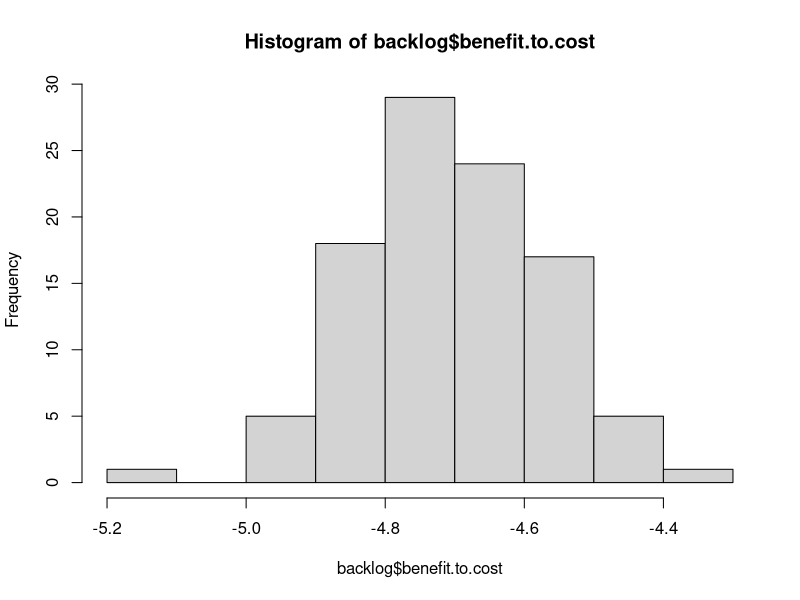
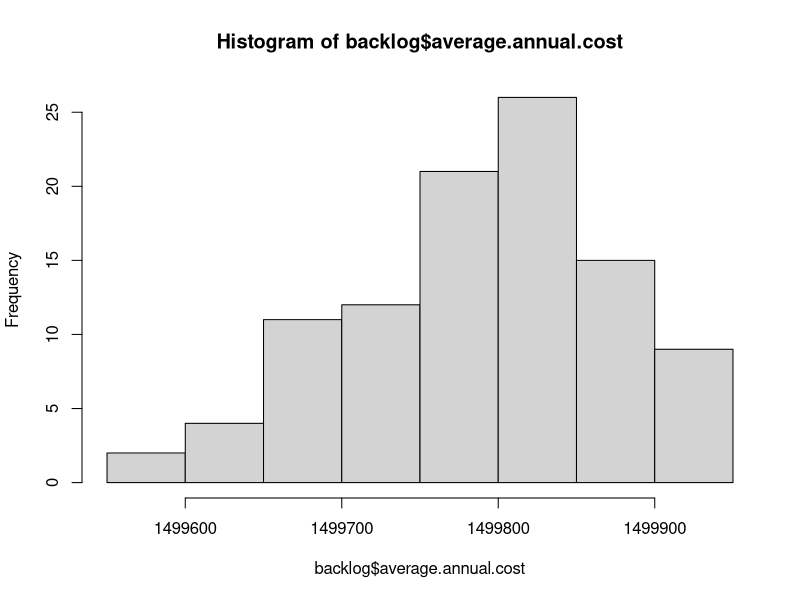
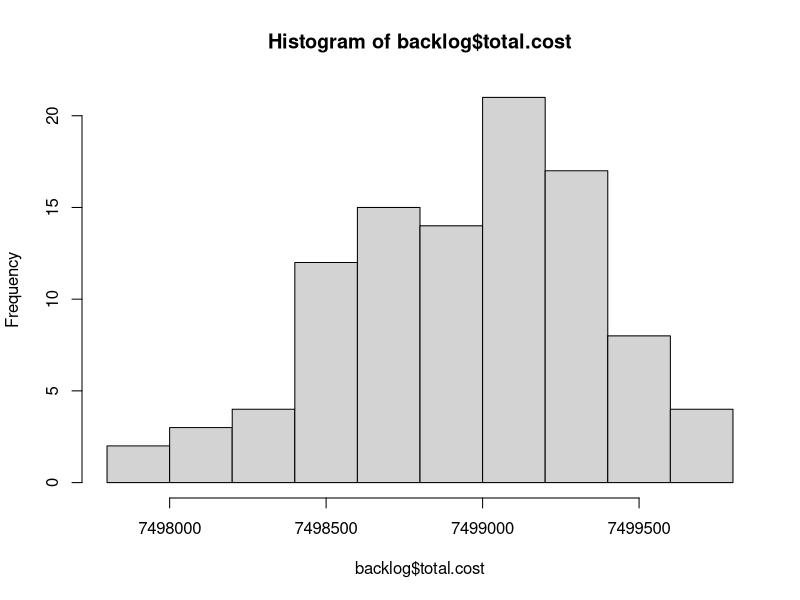
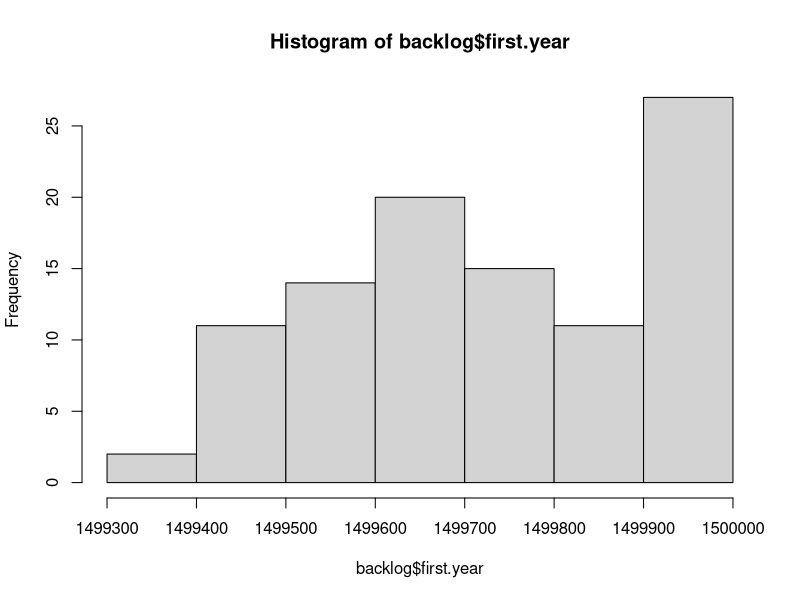

Here is the R script that generated these plots, in order: (Note: this script raises an error after producing the figures.)
# Read Me ####
# This code analyzes data from FST, the City's pavement consultant
# It models the cost and PCI degredation in order to optimize pavement decisions
# OCI value = PCI.  Note these scores are from November 2012.
# Created By Daniel Hadley

# Considerations: 
# 1. The knapsack approximates an optimal outcome, but needs to be inspected in cases where the 
# limit is low,E.g., http://oucsace.cs.ohiou.edu/~razvan/courses/cs4040/lecture16.pdf
# 2. The model makes assumptions about the differences in PCI reset of various treatment types.
# It assumes that patching only resets to PCI + 6, for example. 

library("plyr")


# Import data ####
setwd("K:/Somerstat/Common/Data/2014 StreetStat/PCI_Code")
# setwd ("~/Documents/Git/PCI_Code") #at home
d <- read.csv("PCI.csv")


# Create new variables #### 
d$sq.ft <- d$PavementWi * d$Length # Sq. Feet
d$sq.yd <- d$sq.ft * 0.111111 # Sq. Yards


# Functions needed for the model: ####
# f(Age) = PCI, f(PCI) = AGE, f(Age, Pave, Old PCI) = New PCI 
# f(PCI) = AGE, f(PCI) = Cost, f(knapsack) = pave 

# f(Age) = PCI
# Referenes below
# http://onlinepubs.trb.org/onlinepubs/conferences/2012/assetmgmt/presentations/Data-A-Ramirez-Flores-Chang-Albitres.pdf
# https://repository.tamu.edu/bitstream/handle/1969.1/ETD-TAMU-2009-05-317/DESHMUKH-THESIS.pdf?sequence=2
# http://www.mylongview.com/modules/showdocument.aspx?documentid=631
# See AnalyzePCI.R
PCIf <- function(AGE){ 
  PCI <- ifelse(d$Functional == "CO - Collector", 100 - (106/((log(79/AGE))^(1/.48))),
                ifelse(d$Functional == "AR - Arterial", 100 - (109/((log(88/AGE))^(1/.58))),
                       100 - (97/((log(110/AGE))^(1/.61)))
                ))
  return(PCI)
}


# f(PCI, Function, Sq.yd) = Cost 
Costf <- function(OCI, Functional, sq.yd){ 
  Cost <- ifelse((OCI >= 68) & (OCI < 88), 1.8,
         ifelse((OCI >= 47) & (OCI < 68), 18.50,
                ifelse((OCI >= 25) & (OCI < 47) & (Functional == "RT - Residential Local"), 76.80,
                       ifelse((OCI >= 25) & (OCI < 47) & (Functional == "RE - Residential Dead End"), 76.80,
                              ifelse((OCI >= 25) & (OCI < 47) & (Functional == "CO - Collector" ), 91.10,
                                     ifelse((OCI >= 25) & (OCI < 47) & (Functional == "AR - Arterial"), 91.10,
                                            ifelse((OCI >= 0) & (OCI < 25) & (Functional == "RT - Residential Local"), 139.80,
                                                   ifelse((OCI >= 0) & (OCI < 25) & (Functional == "RE - Residential Dead End"), 139.80,
                                                          ifelse((OCI >= 0) & (OCI < 25) & (Functional == "CO - Collector"), 147.70,
                                                                 ifelse((OCI >= 0) & (OCI < 25) & (Functional == "AR - Arterial"), 162.10,
                                                                        ifelse(OCI >= 88, 0, 360)))))))))))
  return(Cost*sq.yd)
}


#f(Pave, Previous Year's Moritorium) = Moritorium
Moritoriumf <- function(Pave, MoritoriumX){
  Moritorium <- ifelse(Pave == 1, 1, 
                       ifelse((MoritoriumX > 0) & (MoritoriumX < 3), 1 + MoritoriumX,
                              0 
                              ))
  return(Moritorium)
}


# f(PCI) = delta
# This takes the current PCI and calculates the difference between that and the PCI post treatment
# This is essentially the "value" in the knapsack algo
# The penultimate line ensures that during the moratorium (3 years after work is done), that
# street is not selected for maintenance yet
Deltaf <- function(OldOCI, sq.yd, Moratorium){ 
   Delta <- ifelse((OldOCI >= 68) & (OldOCI < 88) & (Moratorium == 0), ((OldOCI + 8) * sq.yd) - (OldOCI * sq.yd),
                   ifelse((OldOCI >= 47) & (OldOCI < 68) & (Moratorium == 0), ((OldOCI + 7) * sq.yd) - (OldOCI * sq.yd),
                   # why + 8 and +9: http//www.ci.san-ramon.ca.us/engr/pavement.html
                   ifelse((OldOCI >= 25) & (OldOCI < 47) & (Moratorium == 0), (96 * sq.yd) - (OldOCI * sq.yd),
                          ifelse(Moratorium != 0, 0, 
                          (100 * sq.yd) - (OldOCI * sq.yd)
                                 ))))                      
  return(Delta)
}


# # f(value, weight, limit ) = pave. This is the OLD Pave function
# # This is a greedy approximation to the Knapsack algorithm
# knapsack <- function(value, weight, limit){
#   benefit.to.cost <- value / weight #Create ratio
#   df = data.frame(value, weight, benefit.to.cost) # turn it into a DF
#   df$ID <- (1:nrow(df)) # add ID to resort later
#   df <- df[with(df, order(-benefit.to.cost)), ] # Sort by benefit.to.cost
#   rownames(df) <- NULL # Reset the row names for easier indexing
#   df$total.weight <- ifelse(cumsum(df$weight) <= limit, cumsum(df$weight), 0) # Add first items that fit
#   # I need to add a break here if nothing fits in the bag on the first pass
#   for(i in 2:nrow(df)){ #Start in row 2 because some values have been added above
#     df$total.weight[i] <- ifelse(df$weight[i] + df$total.weight[i-1] <= limit, # If adding won't go over limit
#                                  df$weight[i] + df$total.weight[i-1], df$total.weight[i-1]) # If it will, keep Weight the same
#   }
#   df$add <- 0
#   df$add[1] <- ifelse(df$total.weight[1] > 0, 1, 0)
#   for(i in 2:nrow(df)){ #Start in row 2 
#     df$add[i] <- ifelse(df$total.weight[i] > df$total.weight[i-1], 1, 0) # 1 if it has been added
#   }
#   df$add <- ifelse(df$benefit.to.cost == 0, 0, df$add) #To avoid paving streets under moratorium
#   df$add <- ifelse(df$value == 0, 0, df$add)
#   df <- df[with(df, order(ID)), ] # Resort by ID
#   rownames(df) <- NULL # Reset the row names for easier indexing
#   return(df$add)
# }


# f(value, weight, limit preventive maintenance, limit reconstruction) = pave. This is the basic Pave function
# This is a greedy approximation to the Knapsack algorithm
knapsack <- function(value, weight, limitPM, limitR, PCI){
  benefit.to.cost <- value / weight #Create ratio
  df = data.frame(value, weight, benefit.to.cost, PCI) # turn it into a DF
  df$ID <- (1:nrow(df)) # add ID to resort later
  df <- df[with(df, order(-benefit.to.cost)), ] # Sort by benefit.to.cost
  rownames(df) <- NULL # Reset the row names for easier indexing
  df$total.weight <- ifelse(cumsum(df$weight) <= limitPM, cumsum(df$weight), 0) # Add first items that fit
  # I need to add a break here if nothing fits in the bag on the first pass
  for(i in 2:nrow(df)){ #Start in row 2 because some values have been added above
    df$total.weight[i] <- ifelse(df$weight[i] + df$total.weight[i-1] <= limitPM, # If adding won't go over limit
                                 df$weight[i] + df$total.weight[i-1], df$total.weight[i-1]) # If it will, keep Weight the same
  }
  df$add <- 0
  df$add[1] <- ifelse(df$total.weight[1] > 0, 1, 0)
  for(i in 2:nrow(df)){ #Start in row 2 
    df$add[i] <- ifelse(df$total.weight[i] > df$total.weight[i-1], 1, 0) # 1 if it has been added
  }
  df$add <- ifelse(df$benefit.to.cost == 0, 0, df$add) #To avoid paving streets under moratorium
  df$add <- ifelse(df$value == 0, 0, df$add)
  # Now do it all again for full reconstruction of the worst streets
  df <- df[with(df, order(PCI)), ] # Sort by PCI
  rownames(df) <- NULL # Reset the row names for easier indexing
  df$total.weight.a <- ifelse(cumsum(df$weight) <= limitR, cumsum(df$weight), 0) # Add first items that fit
  # I need to add a break here if nothing fits in the bag on the first pass
  for(i in 2:nrow(df)){ #Start in row 2 because some values have been added above
    df$total.weight.a[i] <- ifelse(df$weight[i] + df$total.weight.a[i-1] <= limitR, # If adding won't go over limit
                                 df$weight[i] + df$total.weight.a[i-1], df$total.weight.a[i-1]) # If it will, keep Weight the same
  }
  df$add.a <- 0
  df$add.a[1] <- ifelse(df$total.weight.a[1] > 0, 1, 0)
  for(i in 2:nrow(df)){ #Start in row 2 
    df$add.a[i] <- ifelse(df$total.weight.a[i] > df$total.weight.a[i-1], 1, 0) # 1 if it has been added
  }
  df$add.a <- ifelse(df$benefit.to.cost == 0, 0, df$add.a) #To avoid paving streets under moratorium
  df$add.a <- ifelse(df$value == 0, 0, df$add.a)
  # now resort
  df <- df[with(df, order(ID)), ] # Resort by ID
  rownames(df) <- NULL # Reset the row names for easier indexing
  df$pave <- df$add + df$add.a
  return(df$pave)
}


# f(Age, Pave, Old PCI) = New PCI
# See AnalyzePCI.R
NewPCIf <- function(AGE, Pave, OldOCI){
  NewPCI <- ifelse((OldOCI >= 68) & (OldOCI < 88) & (Pave == 1), OldOCI + 8,
                   # why + 7: http//www.ci.san-ramon.ca.us/engr/pavement.html
                   ifelse((OldOCI >= 47) & (OldOCI < 68) & (Pave == 1), OldOCI + 7,
                          ifelse((OldOCI >= 25) & (OldOCI < 47) & (Pave == 1), 96, 
                                 # http://www.mylongview.com/modules/showdocument.aspx?documentid=631
                                 ifelse((OldOCI >= 0) & (OldOCI < 25) & (Pave == 1), 100,
                                        ifelse((d$Functional == "CO - Collector") & (Pave == 0), 100 - (106/((log(79/AGE))^(1/.48))),
                                               ifelse((d$Functional == "AR - Arterial") & (Pave == 0), 100 - (109/((log(88/AGE))^(1/.58))),
                                                      100 - (97/((log(110/AGE))^(1/.61)))
                                 ))))))                      
  return(NewPCI)
}


# f(NewPCI) = New Age
Agef <- function(NewPCI){
  NewAge <- ifelse((d$Functional == "CO - Collector"), 79*(2.71828^(-9.37879/(100-NewPCI)^0.48)),
                   ifelse((d$Functional == "AR - Arterial"), 88*(2.71828^(-15.1952/(100-NewPCI)^0.58)),
                          110*(2.71828^(-16.2904/(100-NewPCI)^0.61))
                   ))
                   
  return(NewAge)
}


# Final model ####

d$Age <- Agef(d$OCI) # Estimated age in Nov 2012
  d$backlog <- Costf(d$OCI, d$Functional, d$sq.yd) # Backlog in Nov 2012
  d$Moritorium <- 0 # Hold for three years between routine maintenance 
  d$Delta.a <- Deltaf(d$OCI, d$sq.yd, d$Moritorium) # Difference between old OCI and potential OCI
  d$Pave.a <- knapsack(d$Delta.a, d$backlog, 1000000, 1000000, d$OCI) # Pave or not in spring 2013
  d$cost.a <- ifelse(d$Pave.a == 1, Costf(d$OCI, d$Functional, d$sq.yd),0) #The cost to pave the selected streets
  d$Moritorium.a <- Moritoriumf(d$Pave.a, d$Moritorium) #if work has been done, hold for 3 years
  d$Age.Tmp <- (1 + d$Age) #Temporary to do the new PCI calculation
  d$PCI.a <-  NewPCIf(d$Age.Tmp, d$Pave.a, d$OCI)
  d$Age.a <- Agef(d$PCI.a) # The new "age" in Nov 2013. E.g., crack and seal streets are not brand new.
d$backlog.a <- Costf(d$PCI.a, d$Functional, d$sq.yd) #Backlog in Nov 2013
  d$Delta.b <- Deltaf(d$PCI.a, d$sq.yd, d$Moritorium.a)
  d$Pave.b <- knapsack(d$Delta.b, d$backlog.a, 1000000, 1000000, d$PCI.a)
  d$cost.b <- ifelse(d$Pave.b == 1, Costf(d$PCI.a, d$Functional, d$sq.yd),0)
  d$Moritorium.b <- Moritoriumf(d$Pave.b, d$Moritorium.a)
  d$Age.Tmp <- (1 + d$Age.a) 
  d$PCI.b <-  NewPCIf(d$Age.Tmp, d$Pave.b, d$PCI.a)
  d$Age.b <- Agef(d$PCI.b)
d$backlog.b <- Costf(d$PCI.b, d$Functional, d$sq.yd)
  d$Delta.c <- Deltaf(d$PCI.b, d$sq.yd, d$Moritorium.b)
  d$Pave.c <- knapsack(d$Delta.c, d$backlog.b, 1000000, 1000000, d$PCI.b)
  d$cost.c <- ifelse(d$Pave.c == 1, Costf(d$PCI.b, d$Functional, d$sq.yd),0)
  d$Moritorium.c <- Moritoriumf(d$Pave.c, d$Moritorium.b)
  d$Age.Tmp <- (1 + d$Age.b) 
  d$PCI.c <-  NewPCIf(d$Age.Tmp, d$Pave.c, d$PCI.b)
  d$Age.c <- Agef(d$PCI.c)
d$backlog.c <- Costf(d$PCI.c, d$Functional, d$sq.yd)
  d$Delta.d <- Deltaf(d$PCI.c, d$sq.yd, d$Moritorium.c)
  d$Pave.d <- knapsack(d$Delta.d, d$backlog.c, 1000000, 1000000, d$PCI.c)
  d$cost.d <- ifelse(d$Pave.d == 1, Costf(d$PCI.c, d$Functional, d$sq.yd),0)
  d$Moritorium.d <- Moritoriumf(d$Pave.d, d$Moritorium.c)
  d$Age.Tmp <- (1 + d$Age.c) 
  d$PCI.d <-  NewPCIf(d$Age.Tmp, d$Pave.d, d$PCI.c)
  d$Age.d <- Agef(d$PCI.d)
d$backlog.d <- Costf(d$PCI.d, d$Functional, d$sq.yd)
  d$Delta.e <- Deltaf(d$PCI.d, d$sq.yd, d$Moritorium.d)
  d$Pave.e <- knapsack(d$Delta.e, d$backlog.d, 1000000, 1000000, d$PCI.d)
  d$cost.e <- ifelse(d$Pave.e == 1, Costf(d$PCI.d, d$Functional, d$sq.yd),0)
  d$Moritorium.e <- Moritoriumf(d$Pave.e, d$Moritorium.d)
  d$Age.Tmp <- (1 + d$Age.d) 
  d$PCI.e <-  NewPCIf(d$Age.Tmp, d$Pave.e, d$PCI.d)
  d$Age.e <- Agef(d$PCI.e)
d$backlog.e <- Costf(d$PCI.e, d$Functional, d$sq.yd)


# Final model wrapped in a function ####

# f(n) = output
Modelf <- function(n){
  d$Age <- Agef(d$OCI) # Estimated age in Nov 2012
  d$backlog <- Costf(d$OCI, d$Functional, d$sq.yd) # Backlog in Nov 2012
  d$Moritorium <- 0 # Hold for three years between routine maintenance 
  d$Delta.a <- Deltaf(d$OCI, d$sq.yd, d$Moritorium) # Difference between old OCI and potential OCI
  d$Pave.a <- knapsack(d$Delta.a, d$backlog, 1000000, 1000000, d$OCI) # Pave or not in spring 2013
  d$cost.a <- ifelse(d$Pave.a == 1, Costf(d$OCI, d$Functional, d$sq.yd),0) #The cost to pave the selected streets
  d$Moritorium.a <- Moritoriumf(d$Pave.a, d$Moritorium) #if work has been done, hold for 3 years
  d$Age.Tmp <- (1 + d$Age) #Temporary to do the new PCI calculation
  d$PCI.a <-  NewPCIf(d$Age.Tmp, d$Pave.a, d$OCI)
  d$Age.a <- Agef(d$PCI.a) # The new "age" in Nov 2013. E.g., crack and seal streets are not brand new.
  d$backlog.a <- Costf(d$PCI.a, d$Functional, d$sq.yd) #Backlog in Nov 2013
  d$Delta.b <- Deltaf(d$PCI.a, d$sq.yd, d$Moritorium.a)
  d$Pave.b <- knapsack(d$Delta.b, d$backlog.a, 1000000, 1000000, d$PCI.a)
  d$cost.b <- ifelse(d$Pave.b == 1, Costf(d$PCI.a, d$Functional, d$sq.yd),0)
  d$Moritorium.b <- Moritoriumf(d$Pave.b, d$Moritorium.a)
  d$Age.Tmp <- (1 + d$Age.a) 
  d$PCI.b <-  NewPCIf(d$Age.Tmp, d$Pave.b, d$PCI.a)
  d$Age.b <- Agef(d$PCI.b)
  d$backlog.b <- Costf(d$PCI.b, d$Functional, d$sq.yd)
  d$Delta.c <- Deltaf(d$PCI.b, d$sq.yd, d$Moritorium.b)
  d$Pave.c <- knapsack(d$Delta.c, d$backlog.b, 1000000, 1000000, d$PCI.b)
  d$cost.c <- ifelse(d$Pave.c == 1, Costf(d$PCI.b, d$Functional, d$sq.yd),0)
  d$Moritorium.c <- Moritoriumf(d$Pave.c, d$Moritorium.b)
  d$Age.Tmp <- (1 + d$Age.b) 
  d$PCI.c <-  NewPCIf(d$Age.Tmp, d$Pave.c, d$PCI.b)
  d$Age.c <- Agef(d$PCI.c)
  d$backlog.c <- Costf(d$PCI.c, d$Functional, d$sq.yd)
  d$Delta.d <- Deltaf(d$PCI.c, d$sq.yd, d$Moritorium.c)
  d$Pave.d <- knapsack(d$Delta.d, d$backlog.c, 1000000, 1000000, d$PCI.c)
  d$cost.d <- ifelse(d$Pave.d == 1, Costf(d$PCI.c, d$Functional, d$sq.yd),0)
  d$Moritorium.d <- Moritoriumf(d$Pave.d, d$Moritorium.c)
  d$Age.Tmp <- (1 + d$Age.c) 
  d$PCI.d <-  NewPCIf(d$Age.Tmp, d$Pave.d, d$PCI.c)
  d$Age.d <- Agef(d$PCI.d)
  d$backlog.d <- Costf(d$PCI.d, d$Functional, d$sq.yd)
  d$Delta.e <- Deltaf(d$PCI.d, d$sq.yd, d$Moritorium.d)
  d$Pave.e <- knapsack(d$Delta.e, d$backlog.d, 1000000, 1000000, d$PCI.d)
  d$cost.e <- ifelse(d$Pave.e == 1, Costf(d$PCI.d, d$Functional, d$sq.yd),0)
  d$Moritorium.e <- Moritoriumf(d$Pave.e, d$Moritorium.d)
  d$Age.Tmp <- (1 + d$Age.d) 
  d$PCI.e <-  NewPCIf(d$Age.Tmp, d$Pave.e, d$PCI.d)
  d$Age.e <- Agef(d$PCI.e)
  d$backlog.e <- Costf(d$PCI.e, d$Functional, d$sq.yd)
#   Now create the outputs
backlog <- sum(d$backlog.e)
backlog.reduction <- (sum(d$backlog)) - (sum(d$backlog.e))
total.cost <- sum(d$cost.a, d$cost.b, d$cost.c, d$cost.d, d$cost.e)
benefit.to.cost <- backlog.reduction / total.cost
average.annual.cost <- ((sum(d$cost.a)) + (sum(d$cost.b)) + (sum(d$cost.c)) + 
                          (sum(d$cost.d)) + (sum(d$cost.e))) / 5
first.year <- sum(d$cost.a)
output <- list(backlog, backlog.reduction, total.cost, benefit.to.cost, average.annual.cost, first.year)
return(output)
}

Modelf(1)


# Stochastic Model for comparison ####
# f(value, weight, limit ) = pave. 
# This is a greedy approximation to the Knapsack algorithm
knapsack <- function(value, weight, limit){
  benefit.to.cost <- sample(1:573, 573, replace=F) #Instead of real ratio, make it random
  df = data.frame(value, weight, benefit.to.cost) # turn it into a DF
  df$ID <- (1:nrow(df)) # add ID to resort later
  df <- df[with(df, order(-benefit.to.cost)), ] # Sort by benefit.to.cost
  rownames(df) <- NULL # Reset the row names for easier indexing
  df$total.weight <- ifelse(cumsum(df$weight) <= limit, cumsum(df$weight), 0) # Add first items that fit
  # I need to add a break here if nothing fits in the bag on the first pass
  for(i in 2:nrow(df)){ #Start in row 2 because some values have been added above
    df$total.weight[i] <- ifelse(df$weight[i] + df$total.weight[i-1] <= limit, # If adding won't go over limit
                                 df$weight[i] + df$total.weight[i-1], df$total.weight[i-1]) # If it will, keep Weight the same
  }
  df$add <- 0
  df$add[1] <- ifelse(df$total.weight[1] > 0, 1, 0)
  for(i in 2:nrow(df)){ #Start in row 2 
    df$add[i] <- ifelse(df$total.weight[i] > df$total.weight[i-1], 1, 0) # 1 if it has been added
  }
  df <- df[with(df, order(ID)), ] # Resort by ID
  rownames(df) <- NULL # Reset the row names for easier indexing
  return(df$add)
}


Modelf <- function(n){
  d$Age <- Agef(d$OCI) # Estimated age in Nov 2012
  d$backlog <- Costf(d$OCI, d$Functional, d$sq.yd) # Backlog in Nov 2012
  d$Moritorium <- 0 # Hold for three years between routine maintenance 
  d$Delta.a <- Deltaf(d$OCI, d$sq.yd, d$Moritorium) # Difference between old OCI and potential OCI
  d$Pave.a <- knapsack(d$Delta.a, d$backlog, 1500000) # Pave or not in spring 2013
  d$cost.a <- ifelse(d$Pave.a == 1, Costf(d$OCI, d$Functional, d$sq.yd),0) #The cost to pave the selected streets
  d$Moritorium.a <- Moritoriumf(d$Pave.a, d$Moritorium) #if work has been done, hold for 3 years
  d$Age.Tmp <- (1 + d$Age) #Temporary to do the new PCI calculation
  d$PCI.a <-  NewPCIf(d$Age.Tmp, d$Pave.a, d$OCI)
  d$Age.a <- Agef(d$PCI.a) # The new "age" in Nov 2013. E.g., crack and seal streets are not brand new.
  d$backlog.a <- Costf(d$PCI.a, d$Functional, d$sq.yd) #Backlog in Nov 2013
  d$Delta.b <- Deltaf(d$PCI.a, d$sq.yd, d$Moritorium.a)
  d$Pave.b <- knapsack(d$Delta.b, d$backlog.a, 1500000)
  d$cost.b <- ifelse(d$Pave.b == 1, Costf(d$PCI.a, d$Functional, d$sq.yd),0)
  d$Moritorium.b <- Moritoriumf(d$Pave.b, d$Moritorium.a)
  d$Age.Tmp <- (1 + d$Age.a) 
  d$PCI.b <-  NewPCIf(d$Age.Tmp, d$Pave.b, d$PCI.a)
  d$Age.b <- Agef(d$PCI.b)
  d$backlog.b <- Costf(d$PCI.b, d$Functional, d$sq.yd)
  d$Delta.c <- Deltaf(d$PCI.b, d$sq.yd, d$Moritorium.b)
  d$Pave.c <- knapsack(d$Delta.c, d$backlog.b, 1500000)
  d$cost.c <- ifelse(d$Pave.c == 1, Costf(d$PCI.b, d$Functional, d$sq.yd),0)
  d$Moritorium.c <- Moritoriumf(d$Pave.c, d$Moritorium.b)
  d$Age.Tmp <- (1 + d$Age.b) 
  d$PCI.c <-  NewPCIf(d$Age.Tmp, d$Pave.c, d$PCI.b)
  d$Age.c <- Agef(d$PCI.c)
  d$backlog.c <- Costf(d$PCI.c, d$Functional, d$sq.yd)
  d$Delta.d <- Deltaf(d$PCI.c, d$sq.yd, d$Moritorium.c)
  d$Pave.d <- knapsack(d$Delta.d, d$backlog.c, 1500000)
  d$cost.d <- ifelse(d$Pave.d == 1, Costf(d$PCI.c, d$Functional, d$sq.yd),0)
  d$Moritorium.d <- Moritoriumf(d$Pave.d, d$Moritorium.c)
  d$Age.Tmp <- (1 + d$Age.c) 
  d$PCI.d <-  NewPCIf(d$Age.Tmp, d$Pave.d, d$PCI.c)
  d$Age.d <- Agef(d$PCI.d)
  d$backlog.d <- Costf(d$PCI.d, d$Functional, d$sq.yd)
  d$Delta.e <- Deltaf(d$PCI.d, d$sq.yd, d$Moritorium.d)
  d$Pave.e <- knapsack(d$Delta.e, d$backlog.d, 1500000)
  d$cost.e <- ifelse(d$Pave.e == 1, Costf(d$PCI.d, d$Functional, d$sq.yd),0)
  d$Moritorium.e <- Moritoriumf(d$Pave.e, d$Moritorium.d)
  d$Age.Tmp <- (1 + d$Age.d) 
  d$PCI.e <-  NewPCIf(d$Age.Tmp, d$Pave.e, d$PCI.d)
  d$Age.e <- Agef(d$PCI.e)
  d$backlog.e <- Costf(d$PCI.e, d$Functional, d$sq.yd)
  #   Now create the outputs
  backlog <- sum(d$backlog.e)
  backlog.reduction <- (sum(d$backlog)) - (sum(d$backlog.e))
  total.cost <- sum(d$cost.a, d$cost.b, d$cost.c, d$cost.d, d$cost.e)
  benefit.to.cost <- backlog.reduction / total.cost
  average.annual.cost <- ((sum(d$cost.a)) + (sum(d$cost.b)) + (sum(d$cost.c)) + 
                            (sum(d$cost.d)) + (sum(d$cost.e))) / 5
  first.year <- sum(d$cost.a)
  output <- list(backlog, backlog.reduction, total.cost, benefit.to.cost, average.annual.cost, first.year)
  return(output)
}

Modelf(1)

# Now run the function X number of times
# http://stats.stackexchange.com/questions/7999/how-to-efficiently-repeat-a-function-on-a-data-set-in-r
library("plyr")
l <- alply(cbind(rep(100,100),rep(20,10)),1,Modelf)
backlog <- data.frame(matrix(unlist(l), nrow=100, byrow=T))
colnames(backlog) <- c("backlog", "backlog.reduction", "total.cost", "benefit.to.cost", 
                       "average.annual.cost", "first.year")

hist(backlog$benefit.to.cost)
hist(backlog$average.annual.cost)
hist(backlog$total.cost)
hist(backlog$first.year)


# Final model for comparison to consultant: cap = $2m + $2m worst streets  ####
# Backlog after 5 years for consultant spending $4.5 m is $81,115,018 m.

# f(n) = output
Modelf <- function(n){
  d$Age <- Agef(d$OCI) # Estimated age in Nov 2012
  d$backlog <- Costf(d$OCI, d$Functional, d$sq.yd) # Backlog in Nov 2012
  d$Moritorium <- 0 # Hold for three years between routine maintenance 
  d$Delta.a <- Deltaf(d$OCI, d$sq.yd, d$Moritorium) # Difference between old OCI and potential OCI
  d$Pave.a <- knapsack(d$Delta.a, d$backlog, 2000000, 2000000, d$OCI) # Pave or not in spring 2013
  d$cost.a <- ifelse(d$Pave.a == 1, Costf(d$OCI, d$Functional, d$sq.yd),0) #The cost to pave the selected streets
  d$Moritorium.a <- Moritoriumf(d$Pave.a, d$Moritorium) #if work has been done, hold for 3 years
  d$Age.Tmp <- (1 + d$Age) #Temporary to do the new PCI calculation
  d$PCI.a <-  NewPCIf(d$Age.Tmp, d$Pave.a, d$OCI)
  d$Age.a <- Agef(d$PCI.a) # The new "age" in Nov 2013. E.g., crack and seal streets are not brand new.
  d$backlog.a <- Costf(d$PCI.a, d$Functional, d$sq.yd) #Backlog in Nov 2013
  d$Delta.b <- Deltaf(d$PCI.a, d$sq.yd, d$Moritorium.a)
  d$Pave.b <- knapsack(d$Delta.b, d$backlog.a, 2000000, 2000000, d$PCI.a)
  d$cost.b <- ifelse(d$Pave.b == 1, Costf(d$PCI.a, d$Functional, d$sq.yd),0)
  d$Moritorium.b <- Moritoriumf(d$Pave.b, d$Moritorium.a)
  d$Age.Tmp <- (1 + d$Age.a) 
  d$PCI.b <-  NewPCIf(d$Age.Tmp, d$Pave.b, d$PCI.a)
  d$Age.b <- Agef(d$PCI.b)
  d$backlog.b <- Costf(d$PCI.b, d$Functional, d$sq.yd)
  d$Delta.c <- Deltaf(d$PCI.b, d$sq.yd, d$Moritorium.b)
  d$Pave.c <- knapsack(d$Delta.c, d$backlog.b, 2000000, 2000000, d$PCI.b)
  d$cost.c <- ifelse(d$Pave.c == 1, Costf(d$PCI.b, d$Functional, d$sq.yd),0)
  d$Moritorium.c <- Moritoriumf(d$Pave.c, d$Moritorium.b)
  d$Age.Tmp <- (1 + d$Age.b) 
  d$PCI.c <-  NewPCIf(d$Age.Tmp, d$Pave.c, d$PCI.b)
  d$Age.c <- Agef(d$PCI.c)
  d$backlog.c <- Costf(d$PCI.c, d$Functional, d$sq.yd)
  d$Delta.d <- Deltaf(d$PCI.c, d$sq.yd, d$Moritorium.c)
  d$Pave.d <- knapsack(d$Delta.d, d$backlog.c, 2000000, 2000000, d$PCI.c)
  d$cost.d <- ifelse(d$Pave.d == 1, Costf(d$PCI.c, d$Functional, d$sq.yd),0)
  d$Moritorium.d <- Moritoriumf(d$Pave.d, d$Moritorium.c)
  d$Age.Tmp <- (1 + d$Age.c) 
  d$PCI.d <-  NewPCIf(d$Age.Tmp, d$Pave.d, d$PCI.c)
  d$Age.d <- Agef(d$PCI.d)
  d$backlog.d <- Costf(d$PCI.d, d$Functional, d$sq.yd)
  d$Delta.e <- Deltaf(d$PCI.d, d$sq.yd, d$Moritorium.d)
  d$Pave.e <- knapsack(d$Delta.e, d$backlog.d, 2000000, 2000000, d$PCI.d)
  d$cost.e <- ifelse(d$Pave.e == 1, Costf(d$PCI.d, d$Functional, d$sq.yd),0)
  d$Moritorium.e <- Moritoriumf(d$Pave.e, d$Moritorium.d)
  d$Age.Tmp <- (1 + d$Age.d) 
  d$PCI.e <-  NewPCIf(d$Age.Tmp, d$Pave.e, d$PCI.d)
  d$Age.e <- Agef(d$PCI.e)
  d$backlog.e <- Costf(d$PCI.e, d$Functional, d$sq.yd)
  #   Now create the outputs
  backlog <- sum(d$backlog.e)
  backlog.reduction <- (sum(d$backlog)) - (sum(d$backlog.e))
  total.cost <- sum(d$cost.a, d$cost.b, d$cost.c, d$cost.d, d$cost.e)
  benefit.to.cost <- backlog.reduction / total.cost
  average.annual.cost <- ((sum(d$cost.a)) + (sum(d$cost.b)) + (sum(d$cost.c)) + 
                            (sum(d$cost.d)) + (sum(d$cost.e))) / 5
  first.year <- sum(d$cost.a)
  output <- list(backlog, backlog.reduction, total.cost, benefit.to.cost, average.annual.cost, first.year)
  return(output)
}

Modelf(1)


# Here are the Streets that DPW did in 2013 (need moritorium) ####
Modelf <- function(n){
  d$Age <- Agef(d$OCI) # Estimated age in Nov 2012
  d$backlog <- Costf(d$OCI, d$Functional, d$sq.yd) # Backlog in Nov 2012
  ## The following list is missing the private ways and the part of Shore they did. Was it all Shore?
  d$Pave.a <- ifelse(d$STREETNAME %in% c('ALBION ST' , 'ALBION TERR', 'BELMONT SQ', 'HAMMOND ST',
                                         'MORGAN ST', 'WHEELER ST', 'WYATT ST', 'YORKTOWN ST'), 1, 0)
  d$cost.a <- ifelse(d$Pave.a == 1, Costf(d$OCI, d$Functional, d$sq.yd),0) #The cost to pave the selected streets
  d$Age.Tmp <- (1 + d$Age) #Temporary to do the new PCI calculation
  d$PCI.a <-  NewPCIf(d$Age.Tmp, d$Pave.a, d$OCI)
  d$Age.a <- Agef(d$PCI.a) # The new "age" in Nov 2013. E.g., crack and seal streets are not brand new.
  d$backlog.a <- Costf(d$PCI.a, d$Functional, d$sq.yd) #Backlog in Nov 2013
return(sum(d$backlog))
}


# Stochastic Model (random spending number) to see return on investment ####

Modelf <- function(n){
  random <- runif(1, min=10000, max=2000000)
  d$Age <- Agef(d$OCI) # Estimated age in Nov 2012
  d$backlog <- Costf(d$OCI, d$Functional, d$sq.yd) # Backlog in Nov 2012
  d$Moritorium <- 0 # Hold for three years between routine maintenance 
  d$Delta.a <- Deltaf(d$OCI, d$sq.yd, d$Moritorium) # Difference between old OCI and potential OCI
  d$Pave.a <- knapsack(d$Delta.a, d$backlog, random, random, d$OCI) # Pave or not in spring 2013
  d$cost.a <- ifelse(d$Pave.a == 1, Costf(d$OCI, d$Functional, d$sq.yd),0) #The cost to pave the selected streets
  d$Moritorium.a <- Moritoriumf(d$Pave.a, d$Moritorium) #if work has been done, hold for 3 years
  d$Age.Tmp <- (1 + d$Age) #Temporary to do the new PCI calculation
  d$PCI.a <-  NewPCIf(d$Age.Tmp, d$Pave.a, d$OCI)
  d$Age.a <- Agef(d$PCI.a) # The new "age" in Nov 2013. E.g., crack and seal streets are not brand new.
  d$backlog.a <- Costf(d$PCI.a, d$Functional, d$sq.yd) #Backlog in Nov 2013
  d$Delta.b <- Deltaf(d$PCI.a, d$sq.yd, d$Moritorium.a)
  d$Pave.b <- knapsack(d$Delta.b, d$backlog.a, random, random, d$PCI.a)
  d$cost.b <- ifelse(d$Pave.b == 1, Costf(d$PCI.a, d$Functional, d$sq.yd),0)
  d$Moritorium.b <- Moritoriumf(d$Pave.b, d$Moritorium.a)
  d$Age.Tmp <- (1 + d$Age.a) 
  d$PCI.b <-  NewPCIf(d$Age.Tmp, d$Pave.b, d$PCI.a)
  d$Age.b <- Agef(d$PCI.b)
  d$backlog.b <- Costf(d$PCI.b, d$Functional, d$sq.yd)
  d$Delta.c <- Deltaf(d$PCI.b, d$sq.yd, d$Moritorium.b)
  d$Pave.c <- knapsack(d$Delta.c, d$backlog.b, random, random, d$PCI.b)
  d$cost.c <- ifelse(d$Pave.c == 1, Costf(d$PCI.b, d$Functional, d$sq.yd),0)
  d$Moritorium.c <- Moritoriumf(d$Pave.c, d$Moritorium.b)
  d$Age.Tmp <- (1 + d$Age.b) 
  d$PCI.c <-  NewPCIf(d$Age.Tmp, d$Pave.c, d$PCI.b)
  d$Age.c <- Agef(d$PCI.c)
  d$backlog.c <- Costf(d$PCI.c, d$Functional, d$sq.yd)
  d$Delta.d <- Deltaf(d$PCI.c, d$sq.yd, d$Moritorium.c)
  d$Pave.d <- knapsack(d$Delta.d, d$backlog.c, random, random, d$PCI.c)
  d$cost.d <- ifelse(d$Pave.d == 1, Costf(d$PCI.c, d$Functional, d$sq.yd),0)
  d$Moritorium.d <- Moritoriumf(d$Pave.d, d$Moritorium.c)
  d$Age.Tmp <- (1 + d$Age.c) 
  d$PCI.d <-  NewPCIf(d$Age.Tmp, d$Pave.d, d$PCI.c)
  d$Age.d <- Agef(d$PCI.d)
  d$backlog.d <- Costf(d$PCI.d, d$Functional, d$sq.yd)
  d$Delta.e <- Deltaf(d$PCI.d, d$sq.yd, d$Moritorium.d)
  d$Pave.e <- knapsack(d$Delta.e, d$backlog.d, random, random, d$PCI.d)
  d$cost.e <- ifelse(d$Pave.e == 1, Costf(d$PCI.d, d$Functional, d$sq.yd),0)
  d$Moritorium.e <- Moritoriumf(d$Pave.e, d$Moritorium.d)
  d$Age.Tmp <- (1 + d$Age.d) 
  d$PCI.e <-  NewPCIf(d$Age.Tmp, d$Pave.e, d$PCI.d)
  d$Age.e <- Agef(d$PCI.e)
  d$backlog.e <- Costf(d$PCI.e, d$Functional, d$sq.yd)
  #   Now create the outputs
  random <- random
  backlog <- sum(d$backlog.e)
  backlog.reduction <- (sum(d$backlog)) - (sum(d$backlog.e))
  total.cost <- sum(d$cost.a, d$cost.b, d$cost.c, d$cost.d, d$cost.e)
  benefit.to.cost <- backlog.reduction / total.cost
  average.annual.cost <- ((sum(d$cost.a)) + (sum(d$cost.b)) + (sum(d$cost.c)) + 
                            (sum(d$cost.d)) + (sum(d$cost.e))) / 5
  first.year <- sum(d$cost.a)
  output <- list(backlog, backlog.reduction, total.cost, benefit.to.cost, 
                 average.annual.cost, first.year, random)
  return(output)
}

Modelf(1)

# Now run the function X number of times
# http://stats.stackexchange.com/questions/7999/how-to-efficiently-repeat-a-function-on-a-data-set-in-r
library("plyr")
l <- alply(cbind(rep(1000,1000),rep(20,10)),1,Modelf)
backlog <- data.frame(matrix(unlist(l), nrow=1000, byrow=T))
colnames(backlog) <- c("backlog", "backlog.reduction", "total.cost", "benefit.to.cost", 
                       "average.annual.cost", "first.year", "PMSpending")

hist(backlog$benefit.to.cost)
hist(backlog$average.annual.cost)
hist(backlog$total.cost)
hist(backlog$first.year)
